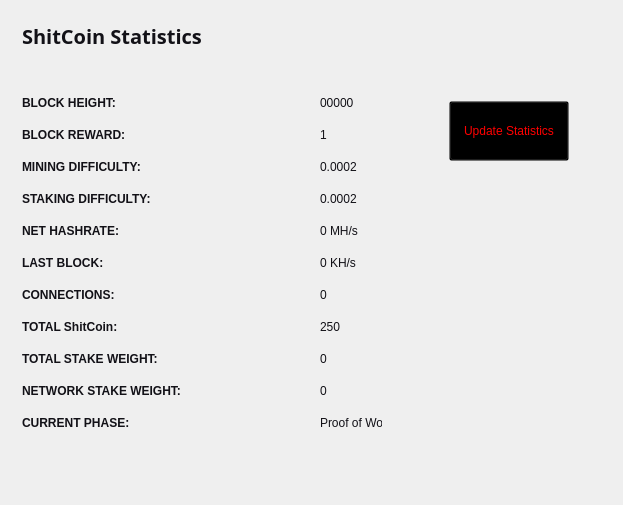
<?xml version="1.0" encoding="UTF-8"?>
<ui version="4.0">
 <class>StatisticsPage</class>
 <widget class="QWidget" name="StatisticsPage">
  <property name="windowModality">
   <enum>Qt::NonModal</enum>
  </property>
  <property name="geometry">
   <rect>
    <x>0</x>
    <y>0</y>
    <width>623</width>
    <height>505</height>
   </rect>
  </property>
  <property name="windowTitle">
   <string>Digging</string>
  </property>
  <property name="styleSheet">
   <string notr="true">color:#ffffff;
font-family:'Open Sans,sans-serif';</string>
  </property>
  <layout class="QGridLayout" name="gridLayout">
   <property name="sizeConstraint">
    <enum>QLayout::SetMaximumSize</enum>
   </property>
   <item row="0" column="1">
    <widget class="QFrame" name="frame">
     <property name="minimumSize">
      <size>
       <width>213</width>
       <height>0</height>
      </size>
     </property>
     <property name="frameShape">
      <enum>QFrame::NoFrame</enum>
     </property>
     <property name="frameShadow">
      <enum>QFrame::Raised</enum>
     </property>
     <widget class="QPushButton" name="startButton">
      <property name="geometry">
       <rect>
        <x>50</x>
        <y>90</y>
        <width>120</width>
        <height>60</height>
       </rect>
      </property>
      <property name="sizePolicy">
       <sizepolicy hsizetype="Fixed" vsizetype="Fixed">
        <horstretch>0</horstretch>
        <verstretch>0</verstretch>
       </sizepolicy>
      </property>
      <property name="minimumSize">
       <size>
        <width>120</width>
        <height>60</height>
       </size>
      </property>
      <property name="styleSheet">
       <string notr="true">background:transparent; color:red;</string>
      </property>
      <property name="text">
       <string>Update Statistics</string>
      </property>
     </widget>
    </widget>
   </item>
   <item row="0" column="0">
    <widget class="QFrame" name="gridFrame_2">
     <layout class="QGridLayout" name="gridLayout_4">
      <item row="3" column="0">
       <layout class="QFormLayout" name="formLayout_2">
        <property name="fieldGrowthPolicy">
         <enum>QFormLayout::FieldsStayAtSizeHint</enum>
        </property>
        <property name="horizontalSpacing">
         <number>139</number>
        </property>
        <property name="verticalSpacing">
         <number>18</number>
        </property>
        <property name="rightMargin">
         <number>0</number>
        </property>
        <item row="1" column="0">
         <widget class="QLabel" name="label_14">
          <property name="text">
           <string>&lt;html&gt;&lt;head/&gt;&lt;body&gt;&lt;p&gt;&lt;span style=&quot; font-weight:600; color:#121117;&quot;&gt;BLOCK HEIGHT:&lt;/span&gt;&lt;/p&gt;&lt;/body&gt;&lt;/html&gt;</string>
          </property>
         </widget>
        </item>
        <item row="1" column="1">
         <widget class="QLabel" name="heightBox">
          <property name="styleSheet">
           <string notr="true">color:#121117;</string>
          </property>
          <property name="text">
           <string>00000</string>
          </property>
         </widget>
        </item>
        <item row="2" column="0">
         <widget class="QLabel" name="label_12">
          <property name="text">
           <string>&lt;html&gt;&lt;head/&gt;&lt;body&gt;&lt;p&gt;&lt;span style=&quot; font-weight:600; color:#121117;&quot;&gt;BLOCK REWARD:&lt;/span&gt;&lt;/p&gt;&lt;/body&gt;&lt;/html&gt;</string>
          </property>
         </widget>
        </item>
        <item row="2" column="1">
         <widget class="QLabel" name="rewardBox">
          <property name="styleSheet">
           <string notr="true">color:#121117;</string>
          </property>
          <property name="text">
           <string>1</string>
          </property>
         </widget>
        </item>
        <item row="3" column="0">
         <widget class="QLabel" name="label_13">
          <property name="text">
           <string>&lt;html&gt;&lt;head/&gt;&lt;body&gt;&lt;p&gt;&lt;span style=&quot; font-weight:600; color:#121117;&quot;&gt;MINING DIFFICULTY:&lt;/span&gt;&lt;/p&gt;&lt;/body&gt;&lt;/html&gt;</string>
          </property>
         </widget>
        </item>
        <item row="3" column="1">
         <widget class="QLabel" name="diffBox">
          <property name="styleSheet">
           <string notr="true">color:#121117;</string>
          </property>
          <property name="text">
           <string>0.0002</string>
          </property>
         </widget>
        </item>
        <item row="4" column="0">
         <widget class="QLabel" name="label_9">
          <property name="text">
           <string>&lt;html&gt;&lt;head/&gt;&lt;body&gt;&lt;p&gt;&lt;span style=&quot; font-weight:600; color:#121117;&quot;&gt;STAKING DIFFICULTY:&lt;/span&gt;&lt;/p&gt;&lt;/body&gt;&lt;/html&gt;</string>
          </property>
         </widget>
        </item>
        <item row="4" column="1">
         <widget class="QLabel" name="diffBox2">
          <property name="styleSheet">
           <string notr="true">color:#121117;</string>
          </property>
          <property name="text">
           <string>0.0002</string>
          </property>
         </widget>
        </item>
        <item row="5" column="1">
         <widget class="QLabel" name="pawrateBox">
          <property name="styleSheet">
           <string notr="true">color:#121117;</string>
          </property>
          <property name="text">
           <string>0 MH/s</string>
          </property>
         </widget>
        </item>
        <item row="6" column="0">
         <widget class="QLabel" name="label3_2">
          <property name="sizePolicy">
           <sizepolicy hsizetype="Preferred" vsizetype="Maximum">
            <horstretch>0</horstretch>
            <verstretch>0</verstretch>
           </sizepolicy>
          </property>
          <property name="text">
           <string>&lt;html&gt;&lt;head/&gt;&lt;body&gt;&lt;p&gt;&lt;span style=&quot; font-weight:600; color:#121117;&quot;&gt;LAST BLOCK:&lt;/span&gt;&lt;/p&gt;&lt;/body&gt;&lt;/html&gt;</string>
          </property>
         </widget>
        </item>
        <item row="6" column="1">
         <widget class="QLabel" name="localBox">
          <property name="styleSheet">
           <string notr="true">color:#121117;</string>
          </property>
          <property name="text">
           <string>0 KH/s</string>
          </property>
         </widget>
        </item>
        <item row="7" column="0">
         <widget class="QLabel" name="label1_2">
          <property name="text">
           <string>&lt;html&gt;&lt;head/&gt;&lt;body&gt;&lt;p&gt;&lt;span style=&quot; font-weight:600; color:#121117;&quot;&gt;CONNECTIONS:&lt;/span&gt;&lt;/p&gt;&lt;/body&gt;&lt;/html&gt;</string>
          </property>
         </widget>
        </item>
        <item row="7" column="1">
         <widget class="QLabel" name="connectionBox">
          <property name="styleSheet">
           <string notr="true">color:#121117;</string>
          </property>
          <property name="text">
           <string>0</string>
          </property>
         </widget>
        </item>
        <item row="8" column="0">
         <widget class="QLabel" name="label_8">
          <property name="text">
           <string>&lt;html&gt;&lt;head/&gt;&lt;body&gt;&lt;p&gt;&lt;span style=&quot; font-weight:600; color:#121117;&quot;&gt;TOTAL ShitCoin:&lt;/span&gt;&lt;/p&gt;&lt;/body&gt;&lt;/html&gt;</string>
          </property>
         </widget>
        </item>
        <item row="8" column="1">
         <widget class="QLabel" name="volumeBox">
          <property name="styleSheet">
           <string notr="true">color:#121117;</string>
          </property>
          <property name="text">
           <string>250</string>
          </property>
         </widget>
        </item>
        <item row="9" column="0">
         <widget class="QLabel" name="label_10">
          <property name="text">
           <string>&lt;html&gt;&lt;head/&gt;&lt;body&gt;&lt;p&gt;&lt;span style=&quot; font-weight:600; color:#121117;&quot;&gt;TOTAL STAKE WEIGHT:&lt;/span&gt;&lt;/p&gt;&lt;/body&gt;&lt;/html&gt;</string>
          </property>
         </widget>
        </item>
        <item row="9" column="1">
         <widget class="QLabel" name="minBox">
          <property name="styleSheet">
           <string notr="true">color:#121117;</string>
          </property>
          <property name="text">
           <string>0</string>
          </property>
         </widget>
        </item>
        <item row="10" column="0">
         <widget class="QLabel" name="label_11">
          <property name="text">
           <string>&lt;html&gt;&lt;head/&gt;&lt;body&gt;&lt;p&gt;&lt;span style=&quot; font-weight:600; color:#121117;&quot;&gt;NETWORK STAKE WEIGHT:&lt;/span&gt;&lt;/p&gt;&lt;/body&gt;&lt;/html&gt;</string>
          </property>
         </widget>
        </item>
        <item row="10" column="1">
         <widget class="QLabel" name="maxBox">
          <property name="styleSheet">
           <string notr="true">color:#121117;</string>
          </property>
          <property name="text">
           <string>0</string>
          </property>
         </widget>
        </item>
        <item row="11" column="0">
         <widget class="QLabel" name="label_15">
          <property name="text">
           <string>&lt;html&gt;&lt;head/&gt;&lt;body&gt;&lt;p&gt;&lt;span style=&quot; font-weight:600; color:#121117;&quot;&gt;CURRENT PHASE:&lt;/span&gt;&lt;/p&gt;&lt;/body&gt;&lt;/html&gt;</string>
          </property>
         </widget>
        </item>
        <item row="11" column="1">
         <widget class="QLabel" name="cBox">
          <property name="styleSheet">
           <string notr="true">color:#121117;</string>
          </property>
          <property name="text">
           <string>Proof of Work</string>
          </property>
         </widget>
        </item>
        <item row="5" column="0">
         <widget class="QLabel" name="label_16">
          <property name="text">
           <string>&lt;html&gt;&lt;head/&gt;&lt;body&gt;&lt;p&gt;&lt;span style=&quot; font-weight:600; color:#121117;&quot;&gt;NET HASHRATE:&lt;/span&gt;&lt;/p&gt;&lt;/body&gt;&lt;/html&gt;</string>
          </property>
         </widget>
        </item>
       </layout>
      </item>
      <item row="1" column="0">
       <layout class="QHBoxLayout" name="horizontalLayout_4">
        <property name="spacing">
         <number>7</number>
        </property>
        <item>
         <widget class="QLabel" name="label_5">
          <property name="font">
           <font>
            <family>Open Sans,sans-serif</family>
           </font>
          </property>
          <property name="text">
           <string>&lt;html&gt;&lt;head/&gt;&lt;body&gt;&lt;p&gt;&lt;span style=&quot; font-size:20px; font-weight:600; color:#121117;&quot;&gt;ShitCoin Statistics&lt;/span&gt;&lt;/p&gt;&lt;/body&gt;&lt;/html&gt;</string>
          </property>
         </widget>
        </item>
        <item>
         <spacer name="horizontalSpacer_2">
          <property name="orientation">
           <enum>Qt::Horizontal</enum>
          </property>
          <property name="sizeHint" stdset="0">
           <size>
            <width>40</width>
            <height>20</height>
           </size>
          </property>
         </spacer>
        </item>
       </layout>
      </item>
      <item row="2" column="0">
       <spacer name="verticalSpacer_2">
        <property name="orientation">
         <enum>Qt::Vertical</enum>
        </property>
        <property name="sizeHint" stdset="0">
         <size>
          <width>20</width>
          <height>40</height>
         </size>
        </property>
       </spacer>
      </item>
     </layout>
    </widget>
   </item>
   <item row="1" column="0">
    <spacer name="verticalSpacer">
     <property name="orientation">
      <enum>Qt::Vertical</enum>
     </property>
     <property name="sizeHint" stdset="0">
      <size>
       <width>20</width>
       <height>40</height>
      </size>
     </property>
    </spacer>
   </item>
  </layout>
 </widget>
 <layoutdefault spacing="6" margin="11"/>
 <resources/>
 <connections/>
</ui>
